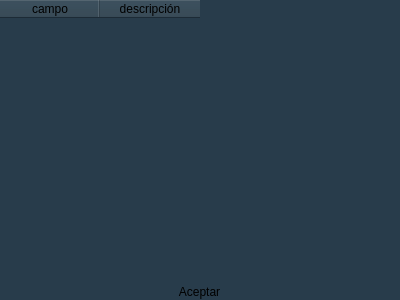
<?xml version="1.0" encoding="UTF-8"?>
<ui version="4.0">
 <class>Dialog</class>
 <widget class="QDialog" name="Dialog">
  <property name="geometry">
   <rect>
    <x>0</x>
    <y>0</y>
    <width>400</width>
    <height>300</height>
   </rect>
  </property>
  <property name="windowTitle">
   <string>Metadata</string>
  </property>
  <property name="styleSheet">
   <string notr="true">QWidget{
background-color:rgb(40, 60, 75);
}

QToolButton{
border:none;
border-radius:5px;
}

QToolButton:hover{
background-color: rgb(30,30,45);
}

QFrame{
border:none;
}
</string>
  </property>
  <layout class="QVBoxLayout" name="verticalLayout">
   <property name="spacing">
    <number>15</number>
   </property>
   <property name="leftMargin">
    <number>0</number>
   </property>
   <property name="topMargin">
    <number>0</number>
   </property>
   <property name="rightMargin">
    <number>0</number>
   </property>
   <property name="bottomMargin">
    <number>0</number>
   </property>
   <item>
    <widget class="QTableWidget" name="tabla_metadata">
     <column>
      <property name="text">
       <string>campo</string>
      </property>
     </column>
     <column>
      <property name="text">
       <string>descripción</string>
      </property>
     </column>
    </widget>
   </item>
   <item>
    <layout class="QHBoxLayout" name="horizontalLayout">
     <property name="leftMargin">
      <number>0</number>
     </property>
     <property name="topMargin">
      <number>0</number>
     </property>
     <item>
      <widget class="QToolButton" name="aceptar">
       <property name="text">
        <string>Aceptar</string>
       </property>
       <property name="icon">
        <iconset>
         <normaloff>../logos/aceptar_c.svg</normaloff>../logos/aceptar_c.svg</iconset>
       </property>
       <property name="iconSize">
        <size>
         <width>25</width>
         <height>25</height>
        </size>
       </property>
       <property name="toolButtonStyle">
        <enum>Qt::ToolButtonFollowStyle</enum>
       </property>
      </widget>
     </item>
    </layout>
   </item>
  </layout>
 </widget>
 <resources/>
 <connections/>
</ui>
